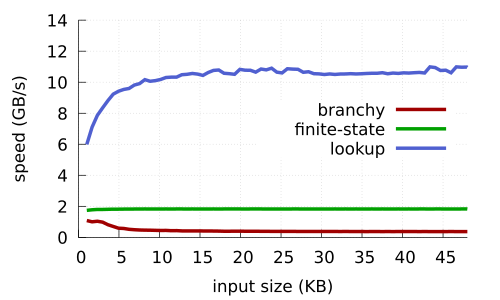

Source code (gnuplot):
load "linespointsstyle.gnuplot"


set style line 81 lt 0  # dashed
set style line 81 lt rgb "#808080"  # grey
set grid back linestyle 81
set term pdfcairo fontscale 0.75
#set term png fontscale
set xlabel "input size (KB)"
set ylabel "speed (GB/s)"

set xrange [:48]
set yrange [0:14]
set key center right


set out "skylake.pdf"

plot "skylake1000.txt" using ($1/1000):7 title "branchy" ls 1 w lines,\
 "" using ($1/1000):10 title "finite-state"  ls 2  w lines,\
 "" using ($1/1000):13  title "lookup"  ls 3  w lines

set yrange [0:350]

set out "skylake_mis.pdf"
set ylabel "mispredicted branch (/KB)"

plot "skylake1000.txt" using ($1/1000):6 title "branchy" ls 1 w lines,\
 "" using ($1/1000):9 title "finite-state"  ls 2  w lines,\
 "" using ($1/1000):12  title "lookup"  ls 3  w lines
